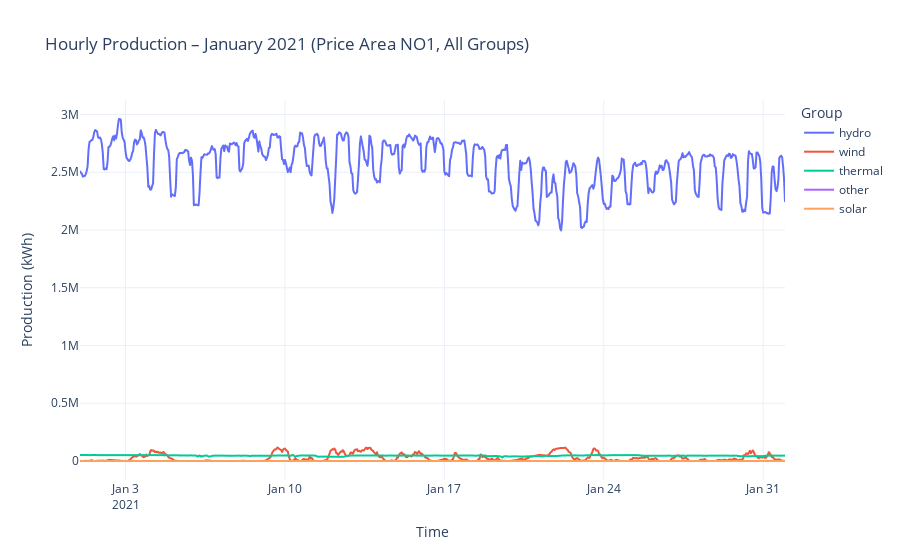
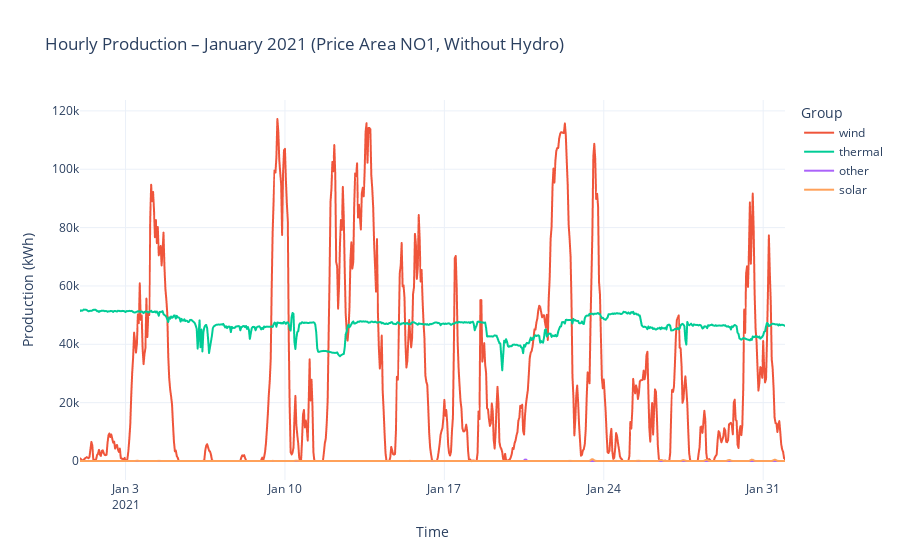

Here is the notebook cell these charts were saved with, in order:
### Code cell
# A line plot for the first month of the year for a chosen price area. Make separate lines for each production group.

# 1️⃣ Choose price area
chosen_pricearea = "NO1"

# 2️⃣ Filter Spark DataFrame for chosen area and January 2021
df_january = (
    spark_df.filter(spark_df.pricearea == chosen_pricearea)
    .filter((spark_df.starttime >= '2021-01-01') & (spark_df.starttime < '2021-02-01'))
)

# 3️⃣ Convert to Pandas for Plotly
df_january_pd = df_january.toPandas()

# 4️⃣ Plot 1 — All production groups
fig_all = px.line(
    df_january_pd,
    x="starttime",
    y="quantitykwh",
    color="productiongroup",
    title=f"Hourly Production – January 2021 (Price Area {chosen_pricearea}, All Groups)",
    labels={"starttime": "Time", "quantitykwh": "Production (kWh)", "productiongroup": "Group"}
)
fig_all.update_layout(template="plotly_white")
fig_all.show()

# 5️⃣ Extract color mapping used by Plotly in the first figure
color_map = {
    trace.name: trace.line.color for trace in fig_all.data
}

# 6️⃣ Filter out hydro
df_no_hydro = df_january_pd[df_january_pd["productiongroup"].str.lower() != "hydro"]

# 7️⃣ Create consistent color map for remaining groups
consistent_colors = {
    group: color_map[group]
    for group in df_no_hydro["productiongroup"].unique()
    if group in color_map
}

# 8️⃣ Plot 2 — Without hydro, using same colors
fig_no_hydro = px.line(
    df_no_hydro,
    x="starttime",
    y="quantitykwh",
    color="productiongroup",
    title=f"Hourly Production – January 2021 (Price Area {chosen_pricearea}, Without Hydro)",
    labels={"starttime": "Time", "quantitykwh": "Production (kWh)", "productiongroup": "Group"},
    color_discrete_map=consistent_colors
)
fig_no_hydro.update_layout(template="plotly_white")
fig_no_hydro.show()

### Figure 1 — Plotly figure (JSON) as saved in the notebook; plotly's stock layout.template omitted (floating-point values rounded to 4 significant figures; data arrays with more than 128 entries replaced by an {"elided": "..."} marker saying what was removed)
{"data": [{"hovertemplate": "Group=hydro<br>Time=%{x}<br>Production (kWh)=%{y}<extra></extra>", "legendgroup": "hydro", "line": {"color": "#636efa", "dash": "solid"}, "marker": {"symbol": "circle"}, "mode": "lines", "name": "hydro", "showlegend": true, "type": "scattergl", "x": {"elided": "744 str values"}, "xaxis": "x", "y": {"elided": "744 float values"}, "yaxis": "y"}, {"hovertemplate": "Group=wind<br>Time=%{x}<br>Production (kWh)=%{y}<extra></extra>", "legendgroup": "wind", "line": {"color": "#EF553B", "dash": "solid"}, "marker": {"symbol": "circle"}, "mode": "lines", "name": "wind", "showlegend": true, "type": "scattergl", "x": {"elided": "744 str values"}, "xaxis": "x", "y": {"elided": "744 float values"}, "yaxis": "y"}, {"hovertemplate": "Group=thermal<br>Time=%{x}<br>Production (kWh)=%{y}<extra></extra>", "legendgroup": "thermal", "line": {"color": "#00cc96", "dash": "solid"}, "marker": {"symbol": "circle"}, "mode": "lines", "name": "thermal", "showlegend": true, "type": "scattergl", "x": {"elided": "744 str values"}, "xaxis": "x", "y": {"elided": "744 float values"}, "yaxis": "y"}, {"hovertemplate": "Group=other<br>Time=%{x}<br>Production (kWh)=%{y}<extra></extra>", "legendgroup": "other", "line": {"color": "#ab63fa", "dash": "solid"}, "marker": {"symbol": "circle"}, "mode": "lines", "name": "other", "showlegend": true, "type": "scattergl", "x": {"elided": "744 str values"}, "xaxis": "x", "y": {"elided": "744 float values"}, "yaxis": "y"}, {"hovertemplate": "Group=solar<br>Time=%{x}<br>Production (kWh)=%{y}<extra></extra>", "legendgroup": "solar", "line": {"color": "#FFA15A", "dash": "solid"}, "marker": {"symbol": "circle"}, "mode": "lines", "name": "solar", "showlegend": true, "type": "scattergl", "x": {"elided": "744 str values"}, "xaxis": "x", "y": {"elided": "744 float values"}, "yaxis": "y"}], "layout": {"legend": {"title": {"text": "Group"}, "tracegroupgap": 0}, "title": {"text": "Hourly Production – January 2021 (Price Area NO1, All Groups)"}, "xaxis": {"anchor": "y", "domain": [0, 1], "title": {"text": "Time"}}, "yaxis": {"anchor": "x", "domain": [0, 1], "title": {"text": "Production (kWh)"}}}}

### Figure 2 — Plotly figure (JSON) as saved in the notebook; plotly's stock layout.template omitted (floating-point values rounded to 4 significant figures; data arrays with more than 128 entries replaced by an {"elided": "..."} marker saying what was removed)
{"data": [{"hovertemplate": "Group=wind<br>Time=%{x}<br>Production (kWh)=%{y}<extra></extra>", "legendgroup": "wind", "line": {"color": "#EF553B", "dash": "solid"}, "marker": {"symbol": "circle"}, "mode": "lines", "name": "wind", "showlegend": true, "type": "scattergl", "x": {"elided": "744 str values"}, "xaxis": "x", "y": {"elided": "744 float values"}, "yaxis": "y"}, {"hovertemplate": "Group=thermal<br>Time=%{x}<br>Production (kWh)=%{y}<extra></extra>", "legendgroup": "thermal", "line": {"color": "#00cc96", "dash": "solid"}, "marker": {"symbol": "circle"}, "mode": "lines", "name": "thermal", "showlegend": true, "type": "scattergl", "x": {"elided": "744 str values"}, "xaxis": "x", "y": {"elided": "744 float values"}, "yaxis": "y"}, {"hovertemplate": "Group=other<br>Time=%{x}<br>Production (kWh)=%{y}<extra></extra>", "legendgroup": "other", "line": {"color": "#ab63fa", "dash": "solid"}, "marker": {"symbol": "circle"}, "mode": "lines", "name": "other", "showlegend": true, "type": "scattergl", "x": {"elided": "744 str values"}, "xaxis": "x", "y": {"elided": "744 float values"}, "yaxis": "y"}, {"hovertemplate": "Group=solar<br>Time=%{x}<br>Production (kWh)=%{y}<extra></extra>", "legendgroup": "solar", "line": {"color": "#FFA15A", "dash": "solid"}, "marker": {"symbol": "circle"}, "mode": "lines", "name": "solar", "showlegend": true, "type": "scattergl", "x": {"elided": "744 str values"}, "xaxis": "x", "y": {"elided": "744 float values"}, "yaxis": "y"}], "layout": {"legend": {"title": {"text": "Group"}, "tracegroupgap": 0}, "title": {"text": "Hourly Production – January 2021 (Price Area NO1, Without Hydro)"}, "xaxis": {"anchor": "y", "domain": [0, 1], "title": {"text": "Time"}}, "yaxis": {"anchor": "x", "domain": [0, 1], "title": {"text": "Production (kWh)"}}}}
